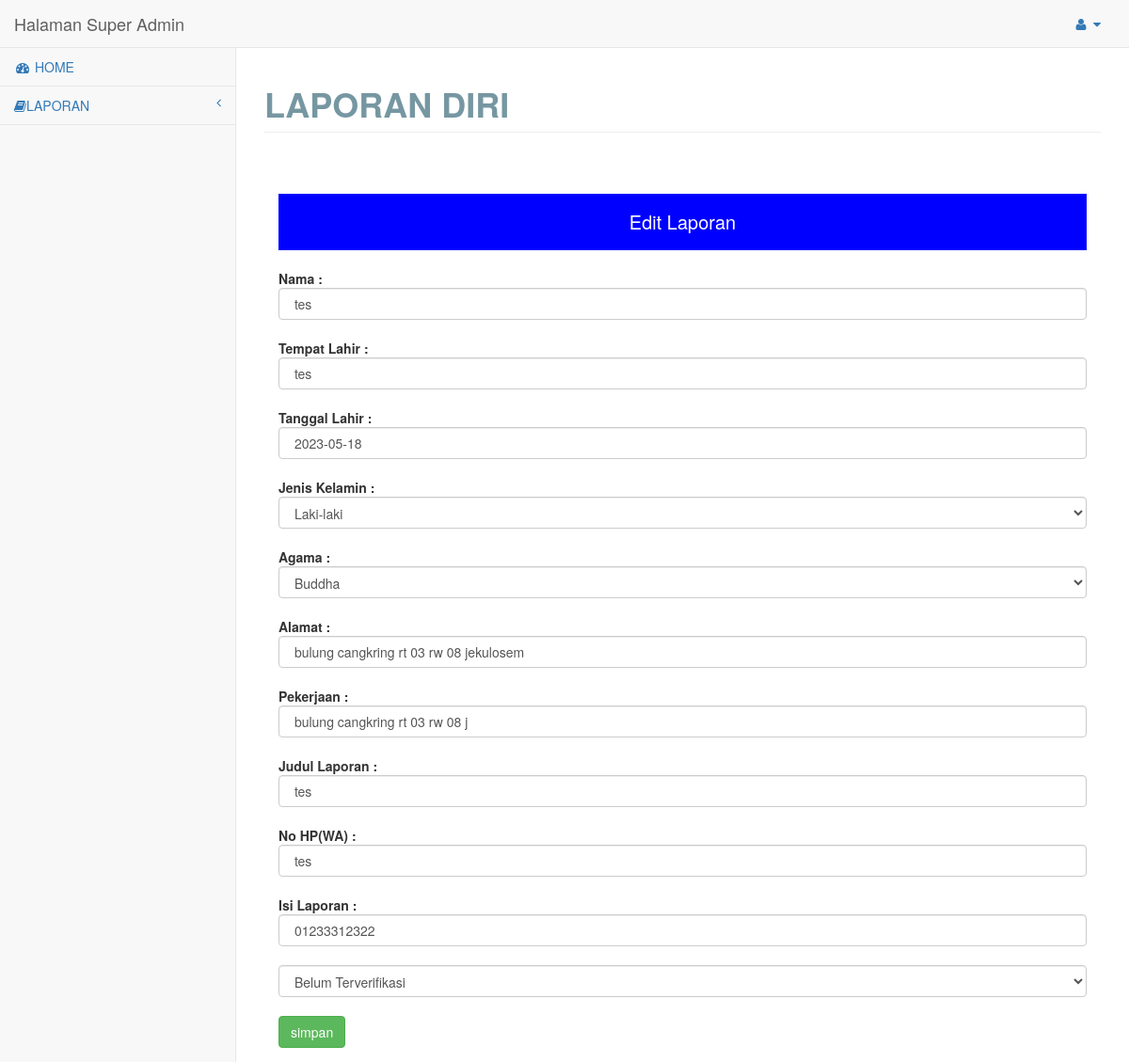
Page /admin/admin/pages/index.php?module=edit_laporan_diri&id=472 on the committed database.
### tables this page shows
CREATE TABLE `tbl_lapor` (
  `id_laporan` int(12) NOT NULL,
  `nama` varchar(20) NOT NULL,
  `tgl_lahir` date NOT NULL,
  `tmp_lahir` varchar(20) NOT NULL,
  `jenis_kelamin` varchar(30) NOT NULL,
  `agama` varchar(20) NOT NULL,
  `no_telp` varchar(20) NOT NULL,
  `alamat` varchar(40) NOT NULL,
  `pekerjaan` varchar(30) NOT NULL,
  `judul_laporan` varchar(30) NOT NULL,
  `isi_laporan` varchar(1000) NOT NULL,
  `status` varchar(50) NOT NULL,
  `created_date` datetime DEFAULT NULL,
  `modified_date` datetime DEFAULT NULL
);

### admin/admin/pages/edit_laporan_diri.php (the view, shortened to what this page needs)
  <div id="page-wrapper">
  	<div class="row">
  		<div class="col-lg-12">
  			<h1 class="page-header">LAPORAN DIRI</h1>
  		</div>
  	</div>
  	<div class="row">
  		<div class="col-lg-12">
  			<div class="panel-body">
  				<?php
include "koneksi.php";
$e = $_GET['id'];
$edit = mysqli_query($conn, "SELECT * FROM tbl_lapor WHERE id_laporan='$e'");
$book = mysqli_fetch_array($edit);
?>
  				<div style="margin-top:30px;width:100%,height:50px;text-align:center;background:#0000ff;color:#fff;line-height:60px;font-size:20px;margin-bottom:20px;">
  					Edit Laporan
  				</div>
  				<form action="?module=e_laporan_diri" method="post" enctype="multipart/form-data">
  					<b>Nama :</b> <input type="text" name="nama" class="form-control" value=" <?php echo $book['nama']; ?>"><br>
  					<b>Tempat Lahir : </b><input type="text" name="tmp_lahir" class="form-control" value=" <?php echo $book['tmp_lahir']; ?>"><br>
  					<b>Tanggal Lahir : </b><input type="text" name="tgl_lahir" class="form-control" value=" <?php echo $book['tgl_lahir']; ?>"><br>
  					<b>Jenis Kelamin : </b>
  					<td><select name="jenis_kelamin" class="form-control">
  							<?php
			if ($book['jenis_kelamin'] == 'Laki-laki') {
			?>
  								<option value="Laki-laki" selected>Laki-laki</option>
  							<?php } else { ?>
  								<option value="Laki-laki">Laki-laki</option>
  								<option value="Perempuan" selected>Perempuan</option>
  							<?php } ?>
  						</select></td>
  					</tr><br>
  					<b>Agama : </b>
  					<td><select name="agama" class="form-control">
  							<?php
			if ($book['agama'] == 'Islam') {
			?>
  								<option value="Islam" selected>Islam</option>
  								<option value="kristen">Kristen</option>
  								<option value="Hindu">Hindu</option>
  								<option value="buddha">Buddha</option>
  							<?php
			} else { ?>
  								<option value="buddha" selected>Buddha</option>
  							<?php } ?>
  						</select></td>
  					</tr><br>
  					<b>Alamat : </b><input type="text" name="alamat" class="form-control" value=" <?php echo $book['alamat']; ?>"><br>
  					<b>Pekerjaan : </b><input type="text" name="pekerjaan" class="form-control" value=" <?php echo $book['pekerjaan']; ?>"><br>
  					<b>Judul Laporan : </b><input type="text" name="judul_laporan" class="form-control" value=" <?php echo $book['judul_laporan']; ?>"><br>
	<b>No HP(WA) : </b><input type="text" name="no_telp" class="form-control" value=" <?php echo $book['no_telp']; ?>"><br>
  					<b>Isi Laporan : </b><input type="text" name="isi_laporan" class="form-control" value=" <?php echo $book['isi_laporan']; ?>"><br>
  					<select name="status" class="form-control">
  						<?php if ($book['status'] === "Terverifikasi") { ?>
  							<option value="<?php echo $book['status'] ?>"><?php echo $book['status'] ?></option>
  							<option value="Belum Terverifikasi">Belum Terverifikasi</option>
  						<?php } else { ?>
  							<option value="<?php echo $book['status'] ?>"><?php echo $book['status'] ?></option>
  						<?php } ?>
  					</select>
  					<td><br>
  						<input type="submit" class="btn btn-success" value="simpan">
  				</form>
  			</div>
  		</div>
  	</div>
  </div>

### rows in the picture
tbl_lapor: nama "tes", tmp_lahir "tes", tgl_lahir "2023-05-18", jenis_kelamin "Laki-laki", agama "Buddha", alamat "bulung cangkring rt 03 rw 08 jekulosem", pekerjaan "bulung cangkring rt 03 rw 08 j", judul_laporan "tes", no_telp "tes", isi_laporan "01233312322", status "Belum Terverifikasi"
